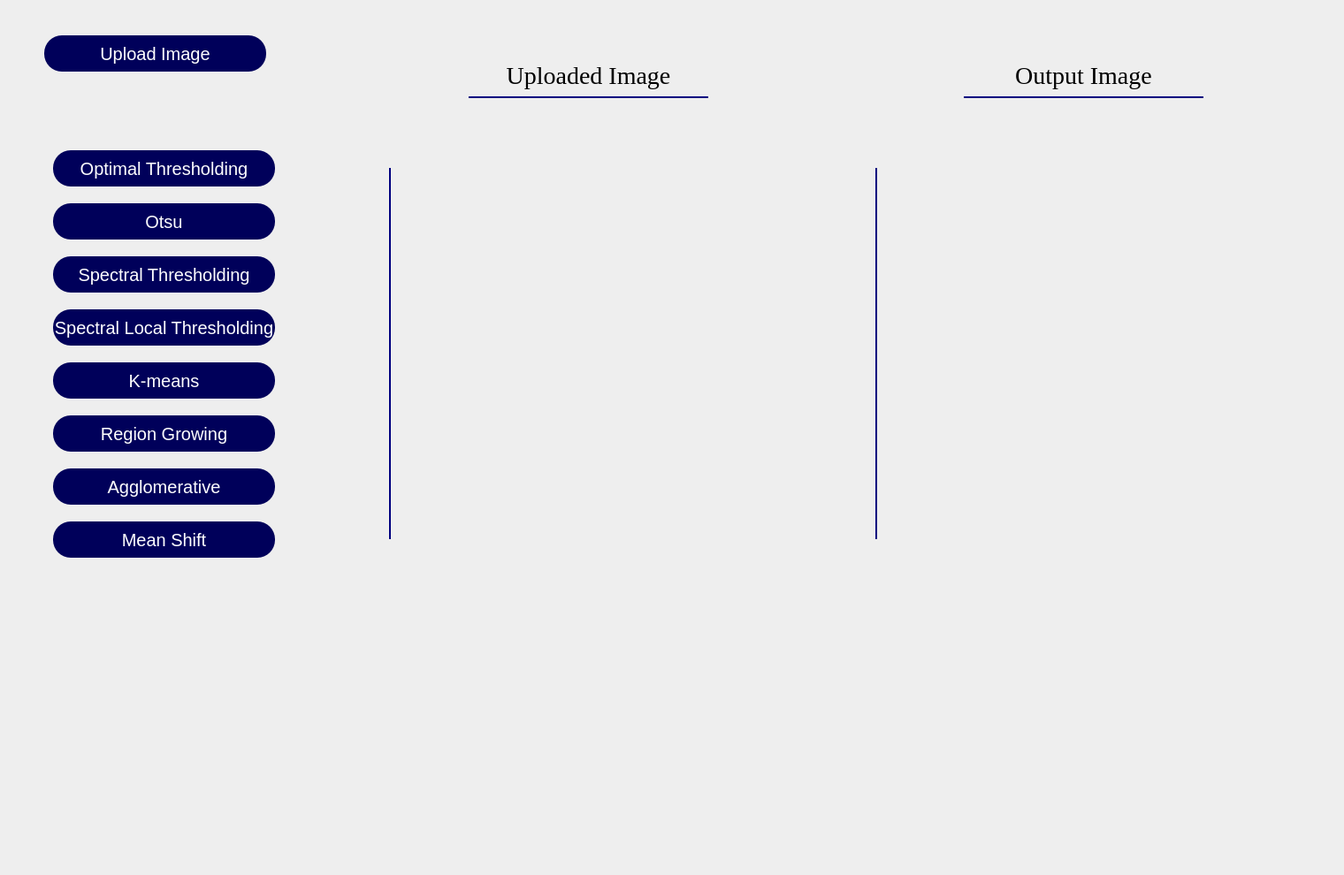
<?xml version="1.0" encoding="UTF-8"?>
<ui version="4.0">
 <class>MainWindow</class>
 <widget class="QMainWindow" name="MainWindow">
  <property name="geometry">
   <rect>
    <x>0</x>
    <y>0</y>
    <width>1520</width>
    <height>990</height>
   </rect>
  </property>
  <property name="windowTitle">
   <string>MainWindow</string>
  </property>
  <property name="styleSheet">
   <string notr="true">QMainWindow{
  background-color: rgb(238, 238, 238);
}</string>
  </property>
  <widget class="QWidget" name="centralwidget">
   <property name="styleSheet">
    <string notr="true">QWidget{
  background-color: rgb(238, 238, 238);
}</string>
   </property>
   <widget class="QLabel" name="output_image">
    <property name="geometry">
     <rect>
      <x>990</x>
      <y>190</y>
      <width>460</width>
      <height>420</height>
     </rect>
    </property>
    <property name="styleSheet">
     <string notr="true">border-left: 2px solid rgb(0, 0, 127);
</string>
    </property>
    <property name="text">
     <string/>
    </property>
   </widget>
   <widget class="QPushButton" name="kmean">
    <property name="geometry">
     <rect>
      <x>60</x>
      <y>410</y>
      <width>251</width>
      <height>41</height>
     </rect>
    </property>
    <property name="styleSheet">
     <string notr="true">QPushButton{
	border-radius: 20px;
    background-color: rgb(0, 0, 90);
    border: none;
    color: white;
    font-size: 20px;
}

QPushButton::hover {
background-color: white;
color: rgb(0, 0, 90);
}</string>
    </property>
    <property name="text">
     <string>K-means</string>
    </property>
   </widget>
   <widget class="QLabel" name="uploaded_image">
    <property name="geometry">
     <rect>
      <x>440</x>
      <y>190</y>
      <width>460</width>
      <height>420</height>
     </rect>
    </property>
    <property name="styleSheet">
     <string notr="true">border-left: 2px solid rgb(0, 0, 127);
</string>
    </property>
    <property name="text">
     <string/>
    </property>
   </widget>
   <widget class="QLabel" name="upload_label">
    <property name="geometry">
     <rect>
      <x>530</x>
      <y>60</y>
      <width>271</width>
      <height>51</height>
     </rect>
    </property>
    <property name="font">
     <font>
      <family>Times New Roman</family>
      <pointsize>21</pointsize>
     </font>
    </property>
    <property name="styleSheet">
     <string notr="true">border-bottom: 2px solid rgb(0, 0, 127);

</string>
    </property>
    <property name="text">
     <string>Uploaded Image</string>
    </property>
    <property name="alignment">
     <set>Qt::AlignCenter</set>
    </property>
   </widget>
   <widget class="QLabel" name="filter_label">
    <property name="geometry">
     <rect>
      <x>1090</x>
      <y>60</y>
      <width>271</width>
      <height>51</height>
     </rect>
    </property>
    <property name="font">
     <font>
      <family>Times New Roman</family>
      <pointsize>21</pointsize>
     </font>
    </property>
    <property name="styleSheet">
     <string notr="true">border-bottom: 2px solid rgb(0, 0, 127);

</string>
    </property>
    <property name="text">
     <string>Output Image</string>
    </property>
    <property name="alignment">
     <set>Qt::AlignCenter</set>
    </property>
   </widget>
   <widget class="QPushButton" name="optimal_thresh">
    <property name="geometry">
     <rect>
      <x>60</x>
      <y>170</y>
      <width>251</width>
      <height>41</height>
     </rect>
    </property>
    <property name="styleSheet">
     <string notr="true">QPushButton{
	border-radius: 20px;
    background-color: rgb(0, 0, 90);
    border: none;
    color: white;
    font-size: 20px;
}
QPushButton::pressed {
 background-color: white;
color: rgb(0, 0, 90);
}

QPushButton::hover {
background-color: white;
color: rgb(0, 0, 90);
}</string>
    </property>
    <property name="text">
     <string>Optimal Thresholding</string>
    </property>
   </widget>
   <widget class="QPushButton" name="otsu">
    <property name="geometry">
     <rect>
      <x>60</x>
      <y>230</y>
      <width>251</width>
      <height>41</height>
     </rect>
    </property>
    <property name="styleSheet">
     <string notr="true">QPushButton{
	border-radius: 20px;
    background-color: rgb(0, 0, 90);
    border: none;
    color: white;
    font-size: 20px;
}

QPushButton::hover {
background-color: white;
color: rgb(0, 0, 90);
}</string>
    </property>
    <property name="text">
     <string>Otsu</string>
    </property>
   </widget>
   <widget class="QPushButton" name="spect_thresh">
    <property name="geometry">
     <rect>
      <x>60</x>
      <y>290</y>
      <width>251</width>
      <height>41</height>
     </rect>
    </property>
    <property name="styleSheet">
     <string notr="true">QPushButton{
	border-radius: 20px;
    background-color: rgb(0, 0, 90);
    border: none;
    color: white;
    font-size: 20px;
}

QPushButton::hover {
background-color: white;
color: rgb(0, 0, 90);
}</string>
    </property>
    <property name="text">
     <string>Spectral Thresholding</string>
    </property>
   </widget>
   <widget class="QPushButton" name="spect_local_thresh">
    <property name="geometry">
     <rect>
      <x>60</x>
      <y>350</y>
      <width>251</width>
      <height>41</height>
     </rect>
    </property>
    <property name="styleSheet">
     <string notr="true">QPushButton{
	border-radius: 20px;
    background-color: rgb(0, 0, 90);
    border: none;
    color: white;
    font-size: 20px;
}

QPushButton::hover {
background-color: white;
color: rgb(0, 0, 90);
}</string>
    </property>
    <property name="text">
     <string>Spectral Local Thresholding</string>
    </property>
   </widget>
   <widget class="QPushButton" name="regiongrowing">
    <property name="geometry">
     <rect>
      <x>60</x>
      <y>470</y>
      <width>251</width>
      <height>41</height>
     </rect>
    </property>
    <property name="styleSheet">
     <string notr="true">QPushButton{
	border-radius: 20px;
    background-color: rgb(0, 0, 90);
    border: none;
    color: white;
    font-size: 20px;
}

QPushButton::hover {
background-color: white;
color: rgb(0, 0, 90);
}</string>
    </property>
    <property name="text">
     <string>Region Growing</string>
    </property>
   </widget>
   <widget class="QPushButton" name="agglo">
    <property name="geometry">
     <rect>
      <x>60</x>
      <y>530</y>
      <width>251</width>
      <height>41</height>
     </rect>
    </property>
    <property name="styleSheet">
     <string notr="true">QPushButton{
	border-radius: 20px;
    background-color: rgb(0, 0, 90);
    border: none;
    color: white;
    font-size: 20px;
}

QPushButton::hover {
background-color: white;
color: rgb(0, 0, 90);
}</string>
    </property>
    <property name="text">
     <string>Agglomerative</string>
    </property>
   </widget>
   <widget class="QPushButton" name="meanshift">
    <property name="geometry">
     <rect>
      <x>60</x>
      <y>590</y>
      <width>251</width>
      <height>41</height>
     </rect>
    </property>
    <property name="styleSheet">
     <string notr="true">QPushButton{
	border-radius: 20px;
    background-color: rgb(0, 0, 90);
    border: none;
    color: white;
    font-size: 20px;
}

QPushButton::hover {
background-color: white;
color: rgb(0, 0, 90);
}</string>
    </property>
    <property name="text">
     <string>Mean Shift</string>
    </property>
   </widget>
   <widget class="QPushButton" name="uploadimage">
    <property name="geometry">
     <rect>
      <x>50</x>
      <y>40</y>
      <width>251</width>
      <height>41</height>
     </rect>
    </property>
    <property name="styleSheet">
     <string notr="true">QPushButton{
	border-radius: 20px;
    background-color: rgb(0, 0, 90);
    border: none;
    color: white;
    font-size: 20px;
}

QPushButton::hover {
background-color: white;
color: rgb(0, 0, 90);
}</string>
    </property>
    <property name="text">
     <string>Upload Image</string>
    </property>
   </widget>
  </widget>
 </widget>
 <resources/>
 <connections/>
</ui>
